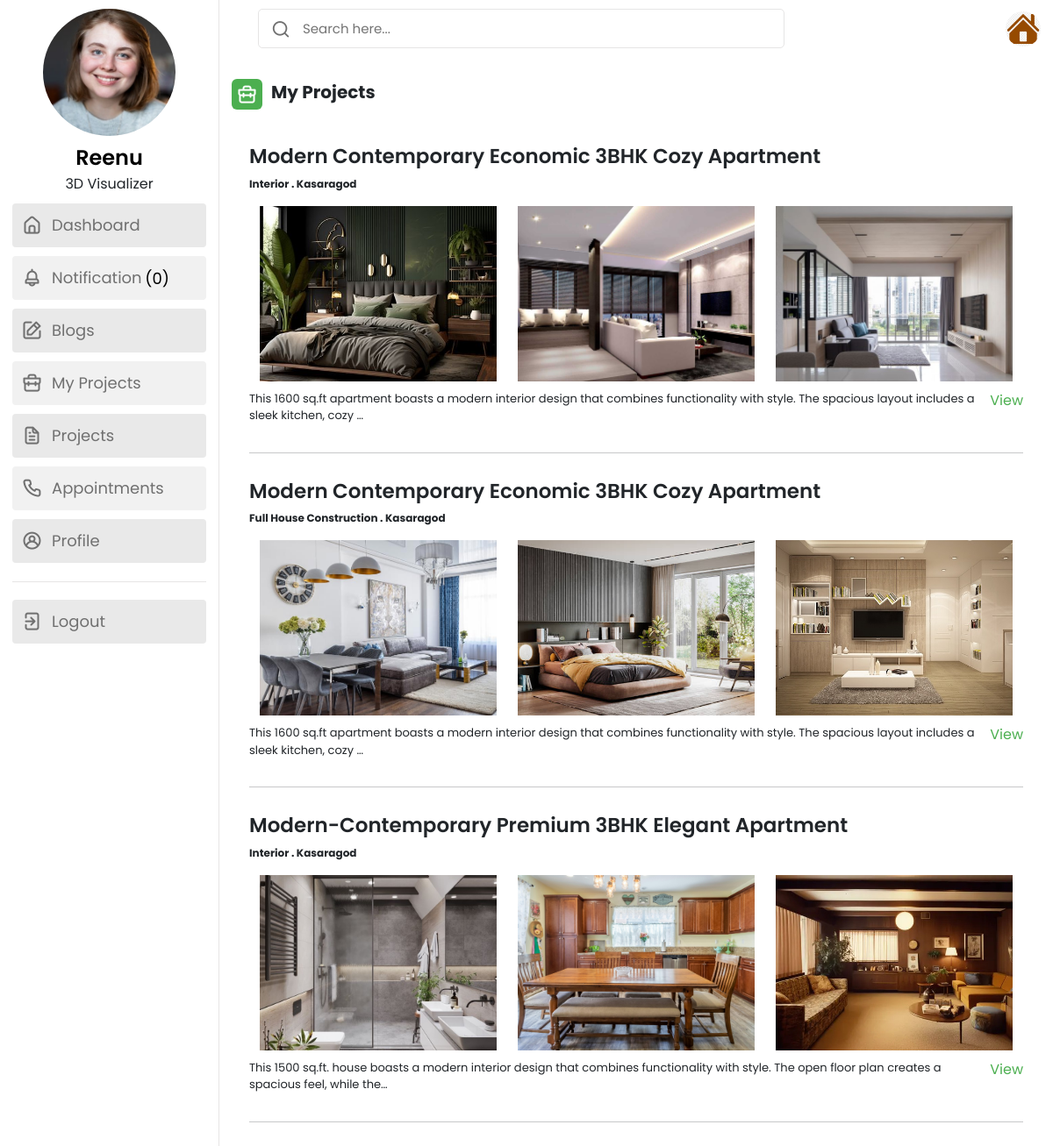
Screenshot of /staff_myproject_list/ (signed in) with the database file from the repository.
### future_app/models.py (models this page shows, shortened)
class Staff(models.Model):
    staff = models.ForeignKey(User, on_delete=models.CASCADE, related_name='staff_profile')
    designation = models.CharField(max_length=100, null=True, blank=True)
    experience = models.CharField(max_length=100, null=True, blank=True)
    qualification = models.CharField(max_length=100, null=True, blank=True)
    image = models.ImageField(null=True, blank=True, upload_to="images/")

class User(AbstractUser):
    USERNAME_FIELD = 'email'
    REQUIRED_FIELDS = ['username', 'phone_number']
    user_type = models.IntegerField(default=1, choices=userchoices)
    phone_number = models.CharField(max_length=10, null=True, blank=True)
    email = models.EmailField(null=True, blank=True, unique=True)
    created_at = models.DateField(auto_now_add=True)
    name = models.CharField(max_length=100, null=True, blank=True)

class Project(models.Model):
    title = models.CharField(max_length=50, null=True, blank=True)
    status = models.CharField(max_length=20, choices=STATUS_CHOICES, default='1')
    design = models.ForeignKey(DesignPreference, on_delete=models.CASCADE, related_name='design_as_client')
    staff = models.ForeignKey(User, on_delete=models.CASCADE, related_name='project_as_staff', null=True, blank=True)
    client = models.ForeignKey(User, on_delete=models.CASCADE, related_name='project_as_client', default=1)
    starting_date = models.DateField(null=True, blank=True)
    ending_date = models.DateField(null=True, blank=True)
    comment = models.TextField(null=True, blank=True)
    end_date = models.DateField(null=True, blank=True)
    actual_budget = models.CharField(max_length=50, null=True, blank=True)
    category = models.CharField(max_length=50, null=True, blank=True)
    last_updated = models.DateTimeField(auto_now=True, null=True, blank=True)
    description = models.CharField(max_length=500, blank=True, null=True)
    mainimage = models.ImageField(null=True, blank=True, upload_to="images/")
    image1 = models.ImageField(null=True, blank=True, upload_to="images/")
    image2 = models.ImageField(null=True, blank=True, upload_to="images/")
    image3 = models.ImageField(null=True, blank=True, upload_to="images/")
    image4 = models.ImageField(null=True, blank=True, upload_to="images/")
    image5 = models.ImageField(null=True, blank=True, upload_to="images/")
    image6 = models.ImageField(null=True, blank=True, upload_to="images/")
    image7 = models.ImageField(null=True, blank=True, upload_to="images/")

class Appointment(models.Model):
    date = models.CharField(max_length=10, null=True, blank=True)
    time = models.CharField(max_length=10, null=True, blank=True)
    department = models.CharField(max_length=100, null=True, blank=True)
    description = models.TextField(null=True, blank=True)
    address = models.TextField(max_length=100, null=True, blank=True)
    staff_name = models.ForeignKey(User, on_delete=models.CASCADE, related_name='appointments_as_staff', null=True, blank=True)
    client = models.ForeignKey(User, on_delete=models.CASCADE, related_name='appointments_as_client', default=1)  # Set a valid default
    status = models.IntegerField(default=1, choices=status)
    created_at = models.DateTimeField(auto_now_add=True, null=True)

### future_app/views.py (the view)
# urls.py: path('staff_myproject_list/', views.staff_myproject_list, name='staff_myproject_list'),
@login_required
def staff_myproject_list(request):
    unread_count = Notification.objects.filter(user=request.user.id, read=False).count()
    user = User.objects.get(id=request.user.id)
    staff = Staff.objects.filter(staff_id=user)
    person = User.objects.all()
    app = Appointment.objects.all()
    project = Project.objects.filter(staff_id=request.user.id, status=3).order_by('last_updated')
    for i in app:
        for j in project:
            if i.client_id == j.client_id:
                address = i.address
    return render(request, 'staff_myproject_list.html', locals())

### templates/staff_myproject_list.html (shortened to what this page needs)
<!DOCTYPE html>
{% load static %}
<html lang="en">
<head>
    <link href="{% static 'css/bootstrap.min.css' %}" rel="stylesheet" >
    <link rel="stylesheet" href="{% static 'css/staff.css' %}">
    <link rel="stylesheet" href="https://unicons.iconscout.com/release/v4.0.0/css/line.css">
</head>
<body>
    <nav>
        <div class="profile">
            {% for i in staff %}
            <a class="profiledata" href="{% url 'staff_profile' %}"><img src="{{ i.image.url }}" alt="Profile Picture"></a>
            <h2>{{ user.name }}</h2>
            <p>{{ i.designation }}</p>
            {% endfor %}
        </div>
        <div class="menu-items">
            <ul class="nav-links">
                <li><a href="{% url 'staff_dashboard' %}">
                    <i class="uil uil-estate"></i>
                    <span class="link-name">Dashboard</span>
                </a></li>
                <li><a href="{% url 'staff_notification' %}">
                    <i class="uil uil-bell"></i>
                    <span class="link-name">Notification</i><mark class="big swing">({{ unread_count }})</mark></span>
                </a></li>
                <li><a href="{% url 'staff_blog' %}">
                    <i class="uil uil-edit"></i>
                    <span class="link-name">Blogs</span>
                </a></li>
                <li><a href="{% url 'staff_myproject_list' %}">
                    <i class="uil uil-briefcase"></i>
                    <span class="link-name">My Projects</span>
                </a></li>
                <li><a href="{% url 'staff_project_list' %}">
                    <i class="uil uil-file-alt"></i>
                    <span class="link-name">Projects</span>
                </a></li>
                <li><a href="{% url 'staff_appointments' %}">
                    <i class="uil uil-phone"></i>
                    <span class="link-name">Appointments</span>
                </a></li>
                <li><a href="{% url 'staff_profile' %}">
                    <i class="uil uil-user-circle"></i>
                    <span class="link-name">Profile</span>
                </a></li>
            </ul>
            <ul class="logout-mode">
                <li><a href="{% url 'logout' %}">
                    <i class="uil uil-signout"></i>
                    <span class="link-name">Logout</span>
                </a></li>
            </ul>
        </div>
    </nav>
    <section class="dashboard">
        <div class="top">
            <div class="search-box">
                <i class="uil uil-search"></i>
                <form method="POST" action="{% url 'search_myproject' %}">
                    <input type="text" name="search" placeholder="Search here...">
                </form>
            </div>
            <img src="{% static 'img/favicon.png' %}" alt="">
        </div>
        <div class="activity">
            <div class="title">
                <i class="uil uil-briefcase"></i>
                <span class="text">My Projects</span>
            </div>
            <div class="activity-data">
                {% if searched %}
                    <div class="page">
                        {% for i in searched %}
                        <h2>{{ i.title }}</h2>
                        <p class="address"><strong>{{ i.category }} . {{ address }}</strong></p>
                        <div class="container">
                          <div class="row">
                            <div class="col-4">
                                <div class="image">
                                    <img src="{{ i.mainimage.url }}" width="100%" height="100%">
                                </div>
                            </div>
                            <div class="col-4">
                                <div class="image">
                                    <img src="{{ i.image1.url }}" width="100%" height="100%">
                                </div>
                            </div>
                            <div class="col-4">
                                <div class="image">
                                    <img src="{{ i.image2.url }}" width="100%" height="100%">
                                </div>
                            </div>
                          </div>
                        </div>
                        <div class="edge">
                            <p class="desc"><span title="{{ i.description }}">{{ i.description|truncatechars:150 }}</span></p>
                            <a class="view" href="{% url 'staff_myproject_view' i.id %}">View</a>
                        </div>
                        <hr style="margin-bottom: 30px;">
                        {% endfor %}
                    </div>
                {% elif project %}
                    <div class="page">
                        {% for i in project %}
                        {% for j in person %}
                        {% if i.client_id == j.id %}
                        <h2>{{ i.title }}</h2>
                        <p class="address"><strong>{{ i.category }} . {{ address }}</strong></p>
                        <div class="container">
                          <div class="row">
                            <div class="col-4">
                                <div class="image">
                                    <img src="{{ i.mainimage.url }}" width="100%" height="100%">
                                </div>
                            </div>
                            <div class="col-4">
                                <div class="image">
                                    <img src="{{ i.image1.url }}" width="100%" height="100%">
                                </div>
                            </div>
                            <div class="col-4">
                                <div class="image">
                                    <img src="{{ i.image2.url }}" width="100%" height="100%">
                                </div>
                            </div>
                          </div>
                        </div>
                        <div class="edge">
                            <p class="desc"><span title="{{ i.description }}">{{ i.description|truncatechars:150 }}</span></p>
                            <a class="view" href="{% url 'staff_myproject_view' i.id %}">View</a>
                        </div>
                        <hr style="margin-bottom: 30px;">
                        {% endif %}
                        {% endfor %}
                        {% endfor %}
                    </div>
                {% endif %}
            </div>
        </div>
    </section>
</body>
</html>

### static/css/staff.css (style rules this page uses)
* { margin: 0; padding: 0; box-sizing: border-box; font-family: 'Poppins', sans-serif; }
:root { --primary-color: #4CAF50; --panel-color: #FFF; --text-color: #000; --black-light-color: #707070; --border-color: #e6e5e5; --toggle-color: #DDD; --box1-color: #4DA3FF; --box2-color: #FFE6AC; --box3-color: #E7D1FC; --title-icon-color: #fff; --tran-05: all 0.5s ease; --tran-03: all 0.3s ease; --tran-03: all 0.2s ease; }
body { min-height: 100vh; background-color: var(--primary-color); }
nav { position: fixed; top: 0; left: 0; height: 100%; width: 250px; padding: 10px 14px; background-color: var(--panel-color); border-right: 1px solid var(--border-color); transition: var(--tran-05); }
nav .menu-items { margin-top: 15px; height: calc(100% - 90px); display: flex; flex-direction: column; justify-content: space-between; }
.menu-items li { list-style: none; }
.menu-items li a { display: flex; align-items: center; height: 50px; text-decoration: none; position: relative; }
.menu-items li a i { font-size: 24px; min-width: 45px; height: 100%; display: flex; align-items: center; justify-content: center; color: var(--black-light-color); }
.menu-items li a .link-name { font-size: 18px; font-weight: 400; color: var(--black-light-color); transition: var(--tran-05); }
.menu-items .logout-mode { padding-top: 10px; border-top: 1px solid var(--border-color); }
.dashboard { position: relative; left: 250px; background-color: var(--panel-color); min-height: 100vh; width: calc(100% - 250px); padding: 10px 14px; transition: var(--tran-05); }
.dashboard .top { position: fixed; top: 0; left: 250px; display: flex; width: calc(100% - 250px); justify-content: space-between; align-items: center; padding: 10px 14px; background-color: var(--panel-color); transition: var(--tran-05); z-index: 10; }
.dashboard .top .search-box { position: relative; height: 45px; max-width: 600px; width: 100%; margin: 0 30px; }
.top .search-box input { position: absolute; border: 1px solid var(--border-color); background-color: var(--panel-color); padding: 0 25px 0 50px; border-radius: 5px; height: 100%; width: 100%; color: var(--text-color); font-size: 15px; font-weight: 400; outline: none; }
.top .search-box i { position: absolute; left: 15px; font-size: 22px; z-index: 10; top: 50%; transform: translateY(-50%); color: var(--black-light-color); }
.top img { width: 40px; border-radius: 50%; }
.activity .activity-data { display: flex; }

### templates/staff_myproject_list.html (style rules this page uses)
:root { --primary-color: #4CAF50; }
nav { position: fixed; top: 0; left: 0; height: 100%; width: 250px; padding: 10px 14px; background-color: var(--panel-color); border-right: 1px solid var(--border-color); transition: var(--tran-05); overflow-y: auto; }
.mark, mark { padding: .2em; background-color: #f1f1f1; }
nav .menu-items { justify-content: normal; margin-top: 0; }
.profile { text-align: center; }
.profiledata { width: 100%; height: 100%; margin-top: 0; }
.profile img { width: 68%; height: 145px; border-radius: 50%; object-fit: fill; }
.activity { padding-top: 80px; }
.activity-data { padding-top: 20px; }
.title { display: flex; flex-direction: row; font-size: 20px; font-weight: bolder; gap: 10px; }
.dashboard .title i { position: relative; height: 35px; width: 35px; background-color: var(--primary-color); border-radius: 6px; color: var(--title-icon-color); display: flex; align-items: center; justify-content: center; font-size: 24px; }
a { display: inline-block; margin-top: 10px; color: #4CAF50; text-decoration: none; }
ul { list-style: none; padding: 0; }
ul li { background-color: #f1f1f1; margin-bottom: 5px; border-radius: 4px; }
ul li:nth-child(odd) { background-color: #e9e9e9; }
.page { width: 100%; padding: 20px; }
.page h2 { font-size: 23px; font-weight: 600; }
.page .address { font-size: 12px; }
.page .image { width: 100%; height: 200px; }
.page .image img { object-fit:cover; }
.page .edge { display: flex; flex-direction: row; justify-content: space-between; }
.page .desc { padding-top: 10px; font-size: 13px; }
.page .view { margin-top: 0px; padding-top:10px; color: #4CAF50; text-decoration: none; }
.profile h2 { padding-top:11px; margin-bottom: 0; font-weight: 600; font-size: 24px; color: black; }
.profile p { margin-bottom: 0; margin-top: 3px; }

### rows the page displays
Staff: image (picture), designation "3D Visualizer"
User: name "Reenu"
Project: title "Modern Contemporary Economic 3BHK Cozy Apartment", category "Interior", description "This 1600 sq.ft apartment boasts a modern interior design that combines functionality with style. The spacious layout includes a sleek kitchen, cozy …"
User: mainimage (picture), image1 (picture), image2 (picture)
Appointment: address "Kasaragod"
Project: title "Modern Contemporary Economic 3BHK Cozy Apartment", category "Full House Construction", description "This 1600 sq.ft apartment boasts a modern interior design that combines functionality with style. The spacious layout includes a sleek kitchen, cozy …"
User: mainimage (picture), image1 (picture), image2 (picture)
Project: title "Modern-Contemporary Premium 3BHK Elegant Apartment", category "Interior", description "This 1500 sq.ft. house boasts a modern interior design that combines functionality with style. The open floor plan creates a spacious feel, while the…"
User: mainimage (picture), image1 (picture), image2 (picture)

### other values shown
{{ unread_count }} "0"
